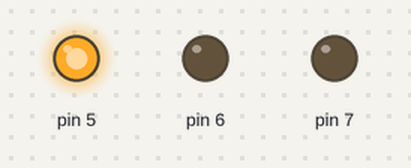
The sketch below on a simulated Arduino Uno, built with avr-gcc and run on an emulated ATmega328P. Shown: output pins drawn as LEDs (lit = HIGH).

Above: at 0.05 s.
At 0.75 s:
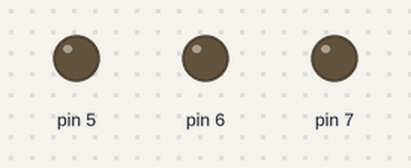
At 1.45 s:
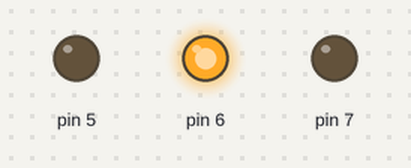
At 2.85 s:
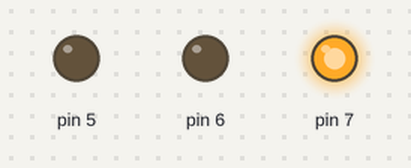
Timing chart, 0 to 3.1 s (numbered marks = the images above):
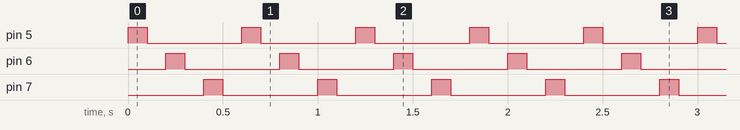

Measured:
- by itself, pin 5–7: alternates HIGH for 0.10 s and LOW for 0.50 s

The sketch:

led.ino
```cpp
void setup() {
  pinMode(5, OUTPUT);
  pinMode(6, OUTPUT);
  pinMode(7, OUTPUT);
}

void loop() {
  digitalWrite(5,1);
  delay(100);
  digitalWrite(5,0);
  delay(100);
  digitalWrite(6,1);
  delay(100);
  digitalWrite(6,0);
  delay(100);
  digitalWrite(7,1);
  delay(100);
  digitalWrite(7,0);
  delay(100);
}
```
